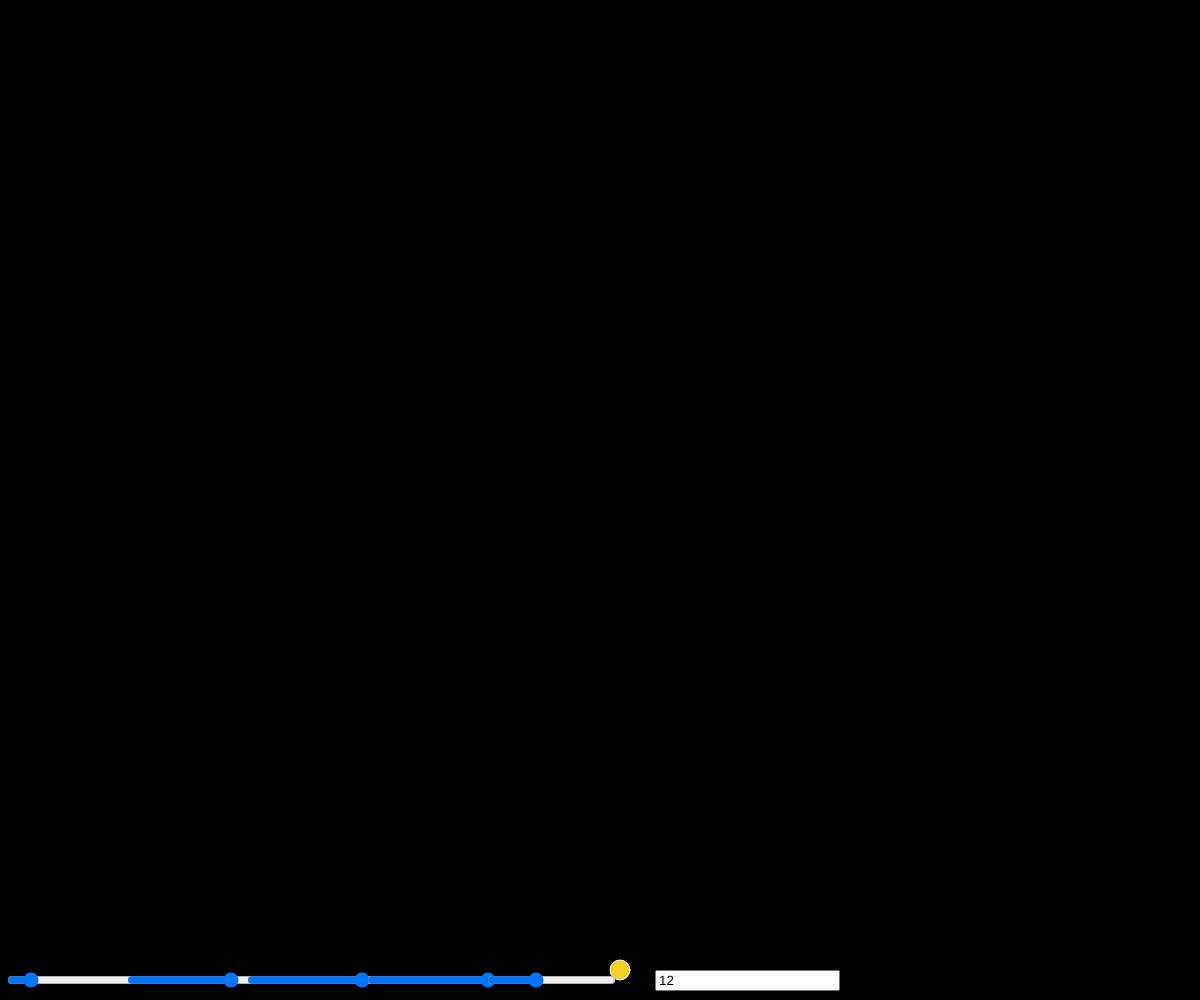
Frame 1 (no input)
Frame 60 (no input): identical to frame 1, image omitted
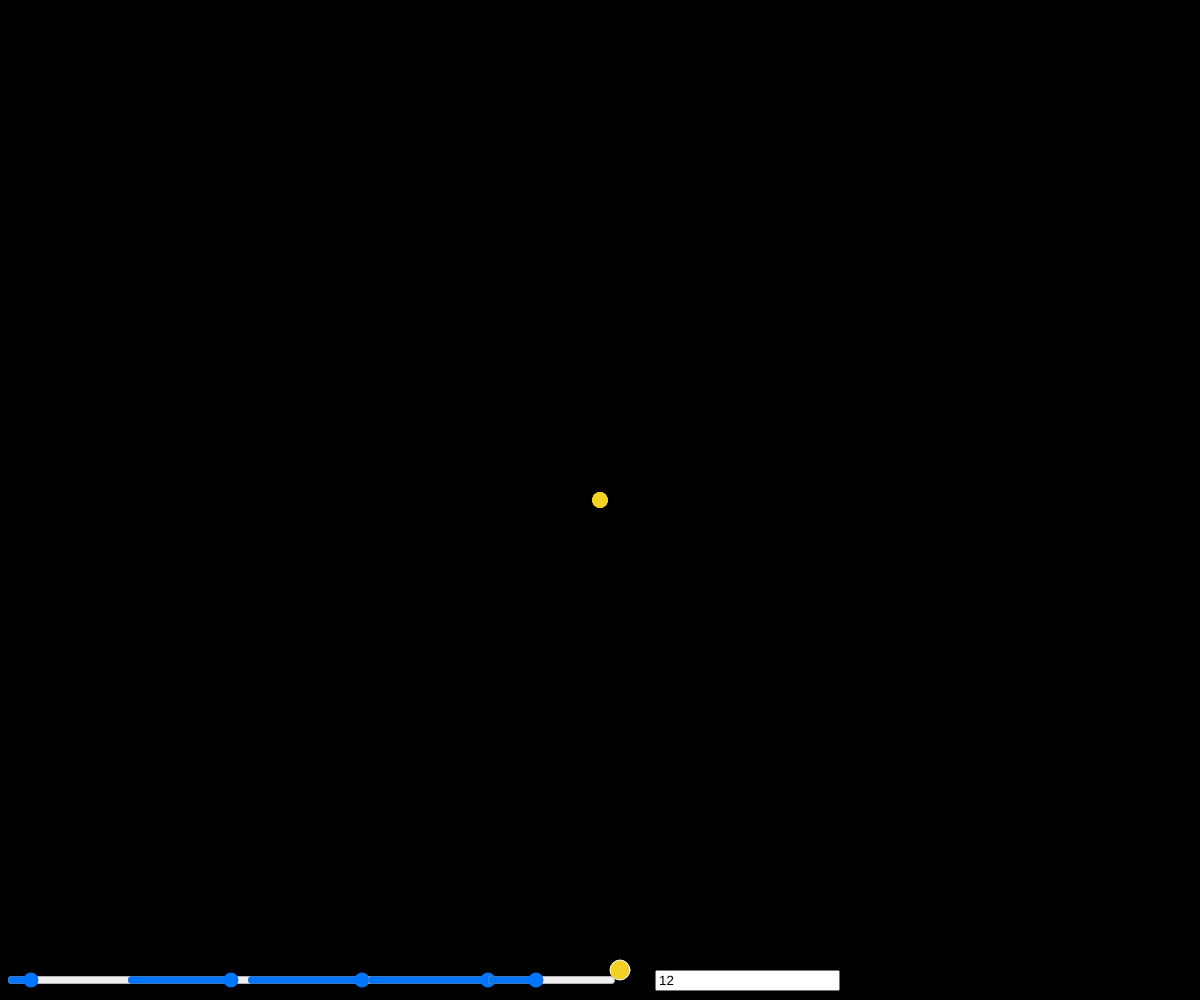
Frame 120 (the mouse pressed at the canvas centre since frame 60)

The p5.js sketch that drew these frames (run headless with seeded random() and noise() and a simulated clock; from frame 60 on, the mouse is pressed at the canvas centre):

// p5.js sketch
// ── sketch.js


  function setup() {
    createCanvas(windowWidth, windowHeight); 
    background(0,0,0);  
    colorMode(HSB,360,100,100,100) 
    
    // Créer des éléments html5 - ces élements peuvent être customisés par css (voir le fichier ci-joint)
    s_hue = createSlider(0, 360, 50);
    s_hue.position(5, windowHeight - 30)
    l_hue = createP('hue :')
    l_hue.position(5, windowHeight - 75)

    s_sat = createSlider(0, 100, 85);
    s_sat.position(125, windowHeight - 30)
    l_sat = createP('saturation :')
    l_sat.position(125, windowHeight - 75)

    s_bri = createSlider(0, 100, 95);
    s_bri.position(245, windowHeight - 30)
    l_bri = createP('brightness :')
    l_bri.position(245, windowHeight - 75)
  
    s_opacity = createSlider(2, 100, 100);
    s_opacity.position(365, windowHeight - 30)
    l_opacity = createP('opacity :')
    l_opacity.position(365, windowHeight - 75)

    s_brush_size = createSlider(1, 40, 15);
    s_brush_size.position(485, windowHeight - 30)
    l_brush = createP('size :')
    l_brush.position(485  , windowHeight - 75)

    s_branch_number = createInput(12);
    s_branch_number.position(655, windowHeight - 30)
    l_branch_number = createP('branch quantity  (1 - 100) :')
    l_branch_number.position(655, windowHeight - 75)
  } 

  function draw() {
    
    if(mouseIsPressed && !(mouseY>windowHeight-80 && mouseX< 860 )){
      noStroke()
      fill(s_hue.value(),s_sat.value(),s_bri.value(),s_opacity.value())  
      // calculer les coordonées polaire en fonction des positions centrées de la souris  
      var radius = pow(pow(windowWidth/2-mouseX,2) + pow(windowHeight/2-mouseY,2) , 0.5) // pythagore 
      var angle = atan2(windowHeight/2-mouseY, windowWidth/2-mouseX) // atan2(y,x)
  
        for (var i = 0 ; i <= TWO_PI ; i = i +PI/(s_branch_number.value()/2)){ // on réalise une boucle for pour couvrir un cercle complet
            var x =windowWidth/2 + radius * cos(angle +i) // on ajoute i à l'angle à chaque iteration de la boucle
            var y =windowHeight/2 + radius * sin(angle+i)
            ellipse(x,y,s_brush_size.value(),s_brush_size.value())
          }
      }

    // dessiner les paramètres sélectionnés
    push()
    fill(0,100)
    rect(0, windowHeight-80 ,860,80)
    stroke(255)
    fill(s_hue.value(),s_sat.value(),s_bri.value(),s_opacity.value()+25)
    ellipse(620 , windowHeight-30 ,s_brush_size.value()+5, s_brush_size.value()+5)
    pop()
    
  }
